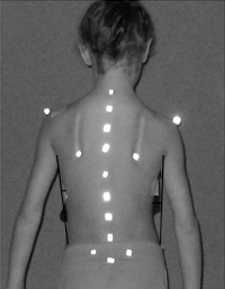
#> input picture back.jpg, 225 x 289 px
$ python main.py
#> lines starting #> are read from the running program, lines starting #| are printed output that depends on the picture; after the words box and inside, x2 and y2 are one past the last pixel; in counts of white or black regions, pixels touching at a corner belong together

# coding: utf-8

# In[167]:


import cv2
import numpy as np
from skimage import measure
import imutils
from imutils import contours
from matplotlib import pyplot as plt


# In[203]:


img = cv2.imread("back.jpg")
#> img is the input picture: shape (289, 225, 3); mean B, G, R 97.8, 97.8, 97.8
x1 = int(225/2-15)
x2 = int(225/2+15)
img = img[:, x1:x2]
#> img: shape (289, 30, 3)
color = img.copy()
img = cv2.cvtColor(img, cv2.COLOR_BGR2GRAY)
#> img: shape (289, 30)
img = cv2.GaussianBlur(img,(5,5),0)


# In[207]:


plt.imshow(img)
plt.title('cropped')
plt.show()


# In[199]:


ret,img = cv2.threshold(img,230,255,cv2.THRESH_BINARY)
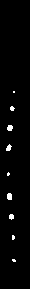
#> img: shape (289, 30); 1.9% white; 9 white regions (5 under 20 px), largest, box (x1, y1, x2, y2) and area: (7, 193, 12, 200) 32, (7, 125, 13, 131) 30, (6, 144, 12, 151) 27, (9, 214, 14, 220) 24
plt.imshow(img)
plt.title('thresholded')
plt.show()


# In[184]:


img  = cv2.dilate(img, None, iterations=1)
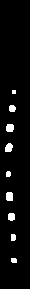
#> img: shape (289, 30); 4.3% white; 9 white regions (1 under 20 px), largest, box (x1, y1, x2, y2) and area: (6, 192, 13, 201) 60, (6, 124, 14, 132) 58, (5, 143, 13, 152) 57
plt.imshow(img)
plt.title('dilated')
plt.show()


# In[185]:


labels = measure.label(img, neighbors=8, background=0)
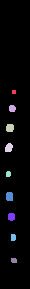
#> labels: shape (289, 30) int64; 10 distinct labels, from 0 to 9; one colour per label, 0 black
mask = np.zeros(img.shape, dtype="uint8")

for label in np.unique(labels):
    if(label==0):
        continue

    labelMask = np.zeros(img.shape, dtype="uint8")
    labelMask[labels==label] = 255
    numPixels = cv2.countNonZero(labelMask)

    if(numPixels>0):
        mask = cv2.add(mask, labelMask)
#> this loop made 10 passes
#> numPixels on passes 2 to 10: 16, 42, 58, 57, 27, 60, 50, 33, 28
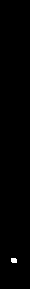
#> labelMask: shape (289, 30); 0.32% white; 1 white region


# In[186]:


plt.imshow(img)
plt.title('mask')
plt.show()


# In[187]:


cnts = cv2.findContours(mask.copy(), cv2.RETR_EXTERNAL,
    cv2.CHAIN_APPROX_SIMPLE)
#> cnts = 9 contours, 3 with area under 20; largest, box (x1, y1, x2, y2) and area: (6, 192, 13, 201) 46, (6, 124, 14, 132) 45, (5, 143, 13, 152) 44, (8, 213, 15, 221) 38, (9, 105, 16, 112) 32, (11, 234, 16, 241) 23
cnts = imutils.grab_contours(cnts)
cnts = contours.sort_contours(cnts)[0]


# In[188]:


average_height = []
average_width = []
for cnt in cnts:
    sum1 = 0
    sum2 = 0
    for point in cnt:
        sum1=sum1+point[0][1]
        sum2 = sum2 + point[0][0]
    average_height.append(sum1/len(cnt))
    average_width.append(sum2/len(cnt))
#> this loop made 9 passes
#> cnt on pass 9: [[12, 90], [12, 93], [15, 93], [15, 90]]
#> after the loop, average_height = [146.9, 195.6, 173.3, 127.5, 217, 108.2, 260, 237, 91.5]; average_width = [8.73, 8.71, 8.14, 9.5, 11, 12.11, 13.5, 13.33, 13.5]


left_most = []
for cnt in cnts:
    left = cnt[0][0][0]
    for point in cnt:
        if(point[0][0]<left):
            left = point[0][0]
    left_most.append(left)
#> this loop made 9 passes
#> cnt on pass 9: [[12, 90], [12, 93], [15, 93], [15, 90]]
#> after the loop, left_most = [5, 6, 6, 6, 8, 9, 11, 11, 12]

lm = left_most.index(min(left_most))
#> lm = 0
print(lm)
#| 0


# In[189]:


high = average_height.index(max(average_height))
#> high = 6
low = average_height.index(min(average_height))
#> low = 8
left = average_width.index(min(average_width))
#> left = 2
i = [high, low]
#> i = [6, 8]
print(low)
#| 8


# In[193]:


(x, y, w, h) = cv2.boundingRect(cnts[high])
#> x = 11; y = 258; w = 6; h = 5
((cX, cY), radius) = cv2.minEnclosingCircle(cnts[high])
#> cX = 13.5; cY = 260; radius = 3.2
color = cv2.circle(color, (int(cX), int(cY)), int(radius),(255, 0, 0), 3)
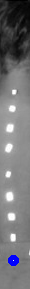
#> color: shape (289, 30, 3); mean B, G, R 119.1, 116.3, 116.3

(x, y, w, h) = cv2.boundingRect(cnts[low])
#> x = 12; y = 90; w = 4; h = 4
((cX, cY), radius) = cv2.minEnclosingCircle(cnts[low])
#> cY = 91.5; radius = 2.12
color = cv2.circle(color, (int(cX), int(cY)), int(radius),(255, 0, 0), 3)
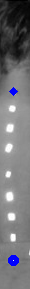
#> color: shape (289, 30, 3); 0.47% of pixels changed, all inside (x1, y1, x2, y2) = (9, 87, 18, 96)

(x, y, w, h) = cv2.boundingRect(cnts[lm])
#> x = 5; y = 143; w = 8; h = 9
((cX, cY), radius) = cv2.minEnclosingCircle(cnts[left])
#> cX = 7.5; cY = 173.5; radius = 2.92
color = cv2.circle(color, (int(cX), int(cY)), int(radius),(255, 0, 0), 3)
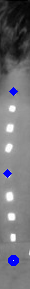
#> color: shape (289, 30, 3); 0.47% of pixels changed, all inside (x1, y1, x2, y2) = (3, 169, 12, 178)


# In[194]:


plt.imshow(color)
plt.title('spotted')
plt.show()

$ run again, with side.jpg copied over back.jpg
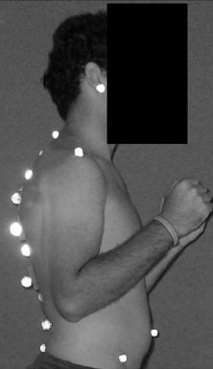
#> input picture side.jpg, 213 x 369 px
#> img is the input picture: shape (369, 213, 3); mean B, G, R 78.8, 78.8, 78.8
#> `img  = cv2.dilate(img, None, iterations=1)`:
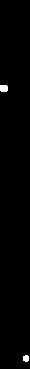
#> img: shape (369, 30); 0.8% white; 2 white regions, box (x1, y1, x2, y2) and area: (0, 85, 8, 92) 53, (23, 355, 29, 362) 36
#> labels: shape (369, 30) int64; 3 distinct labels, from 0 to 2
#> the loop `for label in np.unique(labels):` made 3 passes
#> numPixels on passes 2 to 3: 53, 36
#> cnts = 2 contours; box (x1, y1, x2, y2) and area: (0, 85, 8, 92) 40, (23, 355, 29, 362) 26
#> the loop `for cnt in cnts:` made 2 passes
#> after the loop `for cnt in cnts:`: average_height = [88.29, 358]; average_width = [3.86, 25.4]
#> the loop `for cnt in cnts:` made 2 passes
#> after the loop `for cnt in cnts:`: left_most = [0, 23]
#> lm = 0
#| 0
#> high = 1
#> low = 0
#> i = [1, 0]
#| 0
#> `(x, y, w, h) = cv2.boundingRect(cnts[high])`: x = 23; y = 355; w = 6; h = 7
#> `((cX, cY), radius) = cv2.minEnclosingCircle(cnts[high])`: cX = 25.62; cY = 358; radius = 3.3
#> `(x, y, w, h) = cv2.boundingRect(cnts[low])`: x = 0; y = 85; w = 8
#> `((cX, cY), radius) = cv2.minEnclosingCircle(cnts[low])`: cX = 3.5; cY = 87.5; radius = 4.3
#> `color = cv2.circle(color, (int(cX), int(cY)), int(radius),(255, 0, 0),..`:
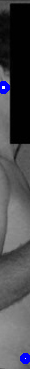
#> color: shape (369, 30, 3); mean B, G, R 77.6, 73.2, 73.2
